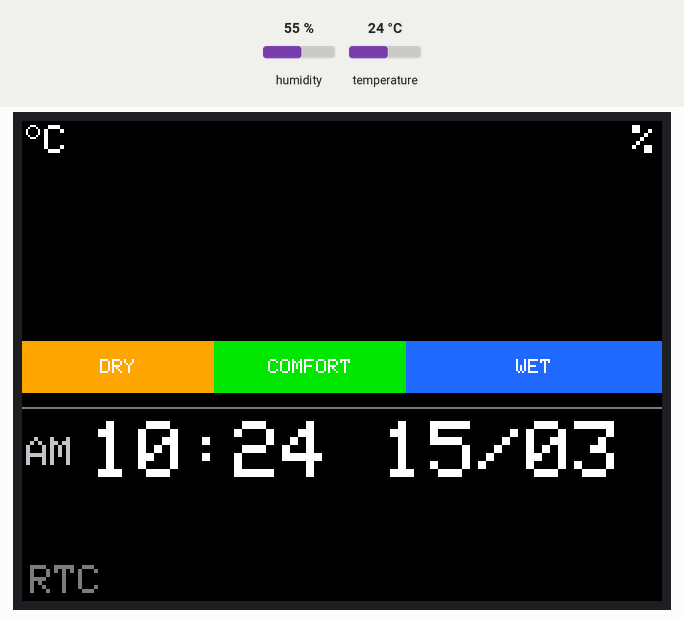
Simulated run of this sketch. Board: ESP32. Shown: 320×240 colour display. Wiring (inferred from the names in the program): DS3231 clock at I2C address 0x68. Inputs (shaded band) come from the test bench; at power-on: humidity 55 %, temperature 24 °C. The local clock reads 2024-03-15 10:24:30 at power-on unless the sketch sets it; nothing arrives over Bluetooth unless stated; a phone connects over Bluetooth LE 3 s after start; what the sketch prints to the serial monitor is not drawn.

Above: at 1.7 s.
1.8 s: humidity set to 22 %
At 6.4 s:
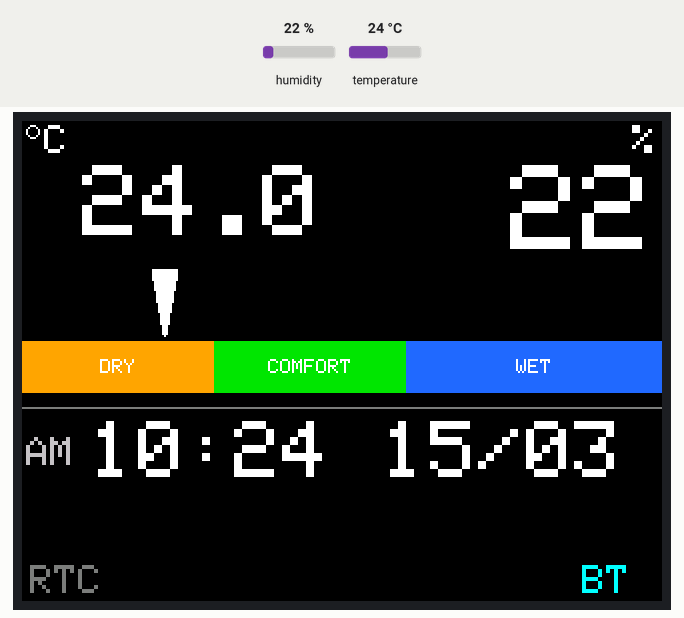
7.5 s: temperature set to 12 °C
At 11.2 s:
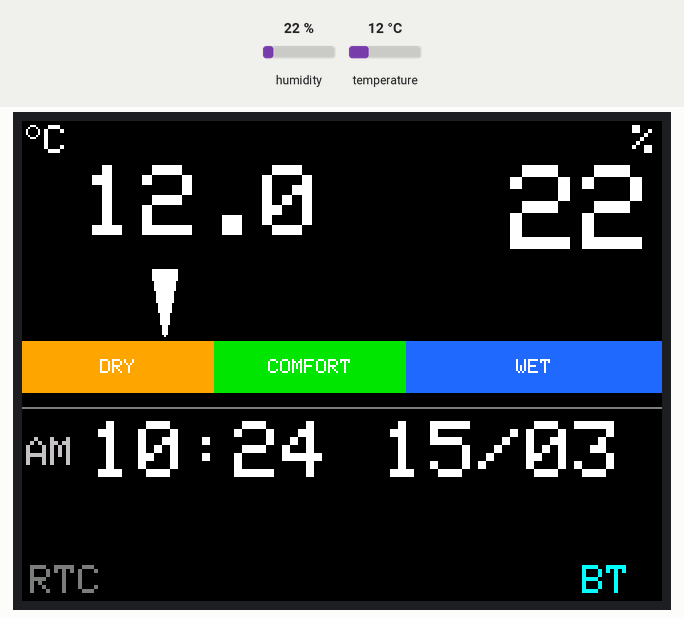
11.5 s: humidity set to 40 %
At 15.9 s:
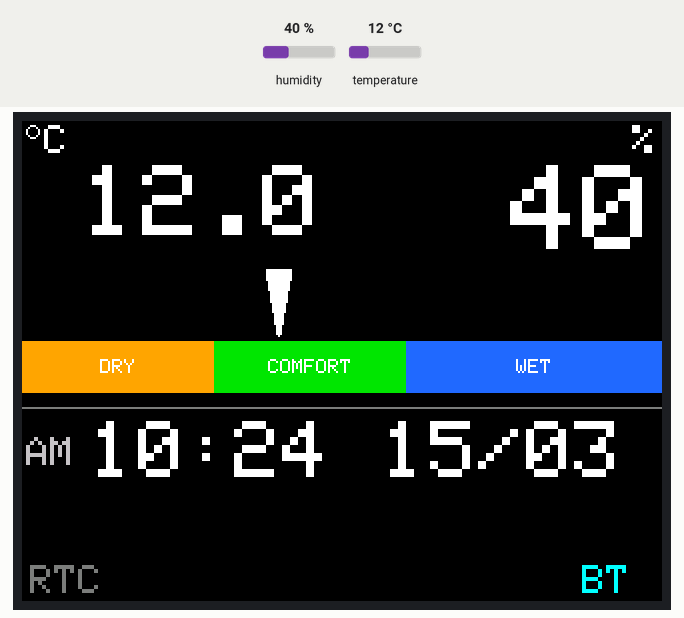
16.6 s: temperature set to 19 °C
At 31.2 s:
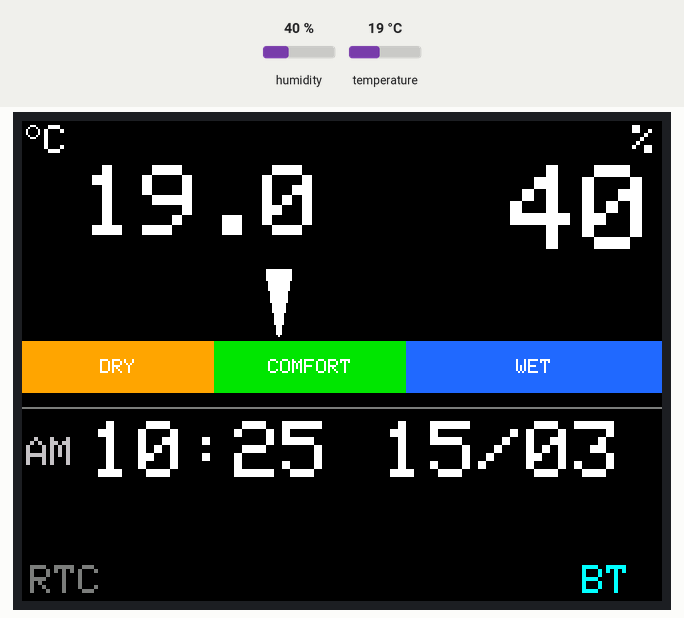
Timing chart, 0 to 32.5 s (numbered marks = the images above; inputs shaded):
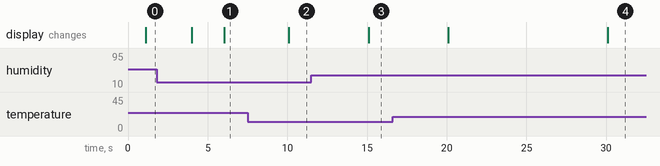

Measured:
- after the input at 7.5 s, the display: changes after 2.6 s (image 2)
- after the input at 11.5 s, the display: changes after 3.6 s (image 3)
- after the input at 16.6 s, the display: first changes after 3.5 s (image 4 shows a later state)

The sketch:

environment_monitor.ino
```cpp
#include <SPI.h>
#include <Adafruit_GFX.h>
#include <Adafruit_ILI9341.h>
#include <NimBLEDevice.h>
#include <time.h>
#include <sys/time.h>
#include <Wire.h>
#include <Adafruit_SHT4x.h>

// ── Pins ──────────────────────────────────────────────────────────
#define PIN_SDA  5
#define PIN_SCL  6
#define TFT_CS   10
#define TFT_DC    9
#define TFT_MOSI 11
#define TFT_SCK  13
#define TFT_RST   8
#define TFT_MISO 12

// ── Timezone ──────────────────────────────────────────────────────
// RTC i sistemski sat drže UTC; lokalno vrijeme se računa preko TZ.
#define TZ_INFO  "CET-1CEST,M3.5.0,M10.5.0/3"

// ── RTC (DS3231M, I2C) ────────────────────────────────────────────
#define RTC_ADDR        0x68
#define RTC_REG_TIME    0x00
#define RTC_REG_CONTROL 0x0E
#define RTC_REG_STATUS  0x0F
#define RTC_OSF         0x80     // Oscillator Stop Flag (vrijeme nevažeće)
#define RTC_EOSC        0x80     // Control: 1 = oscilator stoji na bateriji
#define RTC_RESYNC_MS   3600000UL // svaki sat sistemski sat prema RTC-u

// Važeći raspon vremena: 2024-01-01 .. 2100-01-01 (UTC)
// (gornja granica hvata npr. epoch u milisekundama)
#define TIME_VALID_MIN  1704067200LL
#define TIME_VALID_MAX  4102444800LL

// ── Comfort bar colors (RGB565) ───────────────────────────────────
#define COLOR_DRY     0xFD20   // amber  (255, 165,   0)
#define COLOR_COMFORT 0x0720   // green  (  0, 228,   0)
#define COLOR_WET     0x235F   // blue   ( 32, 104, 248)

// ── BLE UUIDs ─────────────────────────────────────────────────────
#define BLE_SVC  "12345678-1234-5678-1234-56789abcdef0"
#define BLE_TIME "12345678-1234-5678-1234-56789abcdef1"   // write: postavi vrijeme, read: trenutni epoch
#define BLE_STAT "12345678-1234-5678-1234-56789abcdef2"   // read/notify: status

// ── Globals ───────────────────────────────────────────────────────
Adafruit_ILI9341 tft(&SPI, TFT_DC, TFT_CS, TFT_RST);   // hardware SPI
Adafruit_SHT4x   sht4;

bool  sensorOk     = false;
bool  rtcOk        = false;
float tempC        = NAN;
float rhPct        = NAN;

volatile bool bleConnected = false;
// BLE callback (NimBLE task) → loop(); 64-bit vrijednost pa ide pod lock
portMUX_TYPE  timeMux      = portMUX_INITIALIZER_UNLOCKED;
bool          timePending  = false;
int64_t       pendingEpoch = 0;

NimBLECharacteristic* charStat = nullptr;

// ── Helpers ───────────────────────────────────────────────────────
static void bleNotify(const char* msg) {
    if (charStat) { charStat->setValue(msg); charStat->notify(); }
}

static bool timeValid() {
    time_t now = time(nullptr);
    return now >= TIME_VALID_MIN && now < TIME_VALID_MAX;
}

static void setSystemTime(time_t epoch) {
    struct timeval tv = { .tv_sec = epoch, .tv_usec = 0 };
    settimeofday(&tv, nullptr);
}

// print centered text — bg color overwrites old text, no fillScreen needed
static void printCenter(const char* str, int16_t y, uint8_t sz,
                        uint16_t fg, uint16_t bg = ILI9341_BLACK) {
    tft.setTextSize(sz);
    tft.setTextColor(fg, bg);
    int16_t x1, y1; uint16_t w, h;
    tft.getTextBounds(str, 0, y, &x1, &y1, &w, &h);
    tft.setCursor((320 - (int16_t)w) / 2, y);
    tft.print(str);
}

// ── DS3231M ───────────────────────────────────────────────────────
static uint8_t bcd2bin(uint8_t v) { return (v >> 4) * 10 + (v & 0x0F); }
static uint8_t bin2bcd(uint8_t v) { return ((v / 10) << 4) | (v % 10); }

// dani od 1970-01-01 za (y, m, d) — proleptički gregorijanski (H. Hinnant)
static long daysFromCivil(int y, unsigned m, unsigned d) {
    y -= m <= 2;
    const long era = (y >= 0 ? y : y - 399) / 400;
    const unsigned yoe = (unsigned)(y - era * 400);
    const unsigned doy = (153 * (m + (m > 2 ? -3 : 9)) + 2) / 5 + d - 1;
    const unsigned doe = yoe * 365 + yoe / 4 - yoe / 100 + doy;
    return era * 146097 + (long)doe - 719468;
}

static bool rtcReadReg(uint8_t reg, uint8_t* buf, uint8_t len) {
    Wire.beginTransmission(RTC_ADDR);
    Wire.write(reg);
    if (Wire.endTransmission(false) != 0) return false;
    if (Wire.requestFrom((uint8_t)RTC_ADDR, len) != len) return false;
    for (uint8_t i = 0; i < len; i++) buf[i] = Wire.read();
    return true;
}

static bool rtcWriteReg(uint8_t reg, const uint8_t* buf, uint8_t len) {
    Wire.beginTransmission(RTC_ADDR);
    Wire.write(reg);
    Wire.write(buf, len);
    return Wire.endTransmission() == 0;
}

static bool rtcProbe() {
    Wire.beginTransmission(RTC_ADDR);
    return Wire.endTransmission() == 0;
}

// Vraća UTC epoch ili -1 ako RTC nema važeće vrijeme (OSF ili I2C greška)
static time_t rtcRead() {
    uint8_t st;
    if (!rtcReadReg(RTC_REG_STATUS, &st, 1) || (st & RTC_OSF)) return -1;
    uint8_t r[7];
    if (!rtcReadReg(RTC_REG_TIME, r, 7)) return -1;
    int sec  = bcd2bin(r[0] & 0x7F);
    int min  = bcd2bin(r[1] & 0x7F);
    int hour;
    if (r[2] & 0x40) {                       // 12h mod (ne bismo trebali, ali za svaki slučaj)
        hour = bcd2bin(r[2] & 0x1F) % 12;
        if (r[2] & 0x20) hour += 12;
    } else {
        hour = bcd2bin(r[2] & 0x3F);
    }
    int day  = bcd2bin(r[4] & 0x3F);
    int mon  = bcd2bin(r[5] & 0x1F);
    int year = 2000 + bcd2bin(r[6]) + ((r[5] & 0x80) ? 100 : 0);
    if (mon < 1 || mon > 12 || day < 1 || day > 31 || hour > 23 || min > 59 || sec > 59)
        return -1;
    return (time_t)daysFromCivil(year, mon, day) * 86400L + hour * 3600L + min * 60L + sec;
}

static bool rtcWrite(time_t epoch) {
    struct tm u;
    gmtime_r(&epoch, &u);
    int yr = u.tm_year + 1900 - 2000;
    if (yr < 0 || yr > 199) return false;
    uint8_t r[7] = {
        bin2bcd(u.tm_sec),
        bin2bcd(u.tm_min),
        bin2bcd(u.tm_hour),                          // 24h mod
        (uint8_t)(u.tm_wday == 0 ? 7 : u.tm_wday),   // 1..7
        bin2bcd(u.tm_mday),
        (uint8_t)(bin2bcd(u.tm_mon + 1) | (yr >= 100 ? 0x80 : 0)),
        bin2bcd(yr % 100),
    };
    if (!rtcWriteReg(RTC_REG_TIME, r, 7)) return false;
    // EOSC=0 → oscilator radi i na bateriji
    uint8_t ctl;
    if (rtcReadReg(RTC_REG_CONTROL, &ctl, 1) && (ctl & RTC_EOSC)) {
        ctl &= ~RTC_EOSC;
        if (!rtcWriteReg(RTC_REG_CONTROL, &ctl, 1)) return false;
    }
    // obriši OSF (i ostale flagove), ostavi 32kHz izlaz ugašen
    uint8_t st = 0x00;
    return rtcWriteReg(RTC_REG_STATUS, &st, 1);
}

// Sistemski sat ← RTC (ako RTC postoji i ima važeće vrijeme)
static bool syncFromRtc() {
    if (!rtcOk) return false;
    time_t e = rtcRead();
    if (e < TIME_VALID_MIN || e >= TIME_VALID_MAX) return false;
    setSystemTime(e);
    return true;
}

// ── BLE ───────────────────────────────────────────────────────────
// Prihvaćeni formati upisa u BLE_TIME:
//   "1763650000"            → Unix epoch (UTC, sekunde)
//   "2026-11-20 14:30:00"   → lokalno vrijeme (CET/CEST), sekunde opcionalne
// Vraća epoch (UTC) ili -1 ako format ne valja; raspon provjerava pozivatelj
static int64_t parseTime(const std::string& raw) {
    String s = String(raw.c_str());
    s.trim();
    if (s.isEmpty()) return -1;

    bool allDigits = true;
    for (size_t i = 0; i < s.length(); i++)
        if (!isDigit(s[i])) { allDigits = false; break; }
    if (allDigits) {
        if (s.length() > 12) return -1;          // ms epoch i slično — ne pokušavaj
        return strtoll(s.c_str(), nullptr, 10);
    }

    int Y, M, D, h, m, sec = 0;
    int n = sscanf(s.c_str(), "%d-%d-%d%*[ T]%d:%d:%d", &Y, &M, &D, &h, &m, &sec);
    if (n < 5) return -1;
    if (M < 1 || M > 12 || D < 1 || D > 31 || h > 23 || m > 59 || sec > 59) return -1;
    struct tm t = {};
    t.tm_year  = Y - 1900;
    t.tm_mon   = M - 1;
    t.tm_mday  = D;
    t.tm_hour  = h;
    t.tm_min   = m;
    t.tm_sec   = sec;
    t.tm_isdst = -1;                 // neka mktime sam odredi CET/CEST
    return (int64_t)mktime(&t);
}

struct TimeCB : NimBLECharacteristicCallbacks {
    void onWrite(NimBLECharacteristic* c, NimBLEConnInfo&) override {
        int64_t e = parseTime(c->getValue());
        if (e < TIME_VALID_MIN || e >= TIME_VALID_MAX) { bleNotify("err:format"); return; }
        // I2C/RTC radimo u loop(), ne u BLE tasku (dijeli bus sa SHT4x)
        portENTER_CRITICAL(&timeMux);
        pendingEpoch = e;
        timePending  = true;
        portEXIT_CRITICAL(&timeMux);
    }
    void onRead(NimBLECharacteristic* c, NimBLEConnInfo&) override {
        char buf[24];
        snprintf(buf, sizeof(buf), "%lld", timeValid() ? (long long)time(nullptr) : 0LL);
        c->setValue(buf);
    }
};

struct SrvCB : NimBLEServerCallbacks {
    void onConnect(NimBLEServer*, NimBLEConnInfo&) override { bleConnected = true; }
    void onDisconnect(NimBLEServer*, NimBLEConnInfo&, int) override {
        bleConnected = false;
        NimBLEDevice::startAdvertising();
    }
};

static void initBLE() {
    NimBLEDevice::init("EnvMonitor");
    NimBLEDevice::setPower(ESP_PWR_LVL_P9);
    auto* srv = NimBLEDevice::createServer();
    srv->setCallbacks(new SrvCB());
    auto* svc = srv->createService(BLE_SVC);
    auto* chTime = svc->createCharacteristic(
        BLE_TIME, NIMBLE_PROPERTY::READ | NIMBLE_PROPERTY::WRITE);
    chTime->setCallbacks(new TimeCB());
    charStat = svc->createCharacteristic(
        BLE_STAT, NIMBLE_PROPERTY::READ | NIMBLE_PROPERTY::NOTIFY);
    charStat->setValue(rtcOk ? "ready:rtc" : "ready:local");

    // Put name + service UUID in advertisement data (not scan response) so
    // Android 12+ passive BLE scan (neverForLocation) can discover the device.
    NimBLEAdvertising* pAdv = NimBLEDevice::getAdvertising();
    pAdv->setName("EnvMonitor");
    pAdv->addServiceUUID(BLE_SVC);
    pAdv->start();
}

// Obradi vrijeme primljeno preko BLE-a (poziva se iz loop())
static void applyPendingTime() {
    portENTER_CRITICAL(&timeMux);
    bool pending = timePending;
    time_t e     = (time_t)pendingEpoch;
    timePending  = false;
    portEXIT_CRITICAL(&timeMux);
    if (!pending) return;
    setSystemTime(e);

    if (!rtcOk) rtcOk = rtcProbe();          // možda je RTC naknadno spojen
    if (rtcOk && rtcWrite(e)) {
        bleNotify("ok:rtc");
        Serial.printf("Vrijeme postavljeno (RTC): %lld\n", (long long)e);
    } else {
        rtcOk = false;
        bleNotify("ok:local");
        Serial.printf("Vrijeme postavljeno (lokalno, bez RTC): %lld\n", (long long)e);
    }
}

// ── Display ───────────────────────────────────────────────────────
static void drawMain() {
    struct tm t;
    bool timeOk = timeValid();
    if (timeOk) { time_t now = time(nullptr); localtime_r(&now, &t); }

    // ── Static frame (drawn once) ─────────────────────────────────
    static bool frameDrawn = false;
    if (!frameDrawn) {
        tft.fillScreen(ILI9341_BLACK);
        // °C: small circle + "C" in top-left
        tft.drawCircle(5, 5, 3, ILI9341_WHITE);
        tft.setTextSize(2); tft.setTextColor(ILI9341_WHITE, ILI9341_BLACK);
        tft.setCursor(11, 2); tft.print("C");
        // "%" in top-right
        tft.setCursor(305, 2); tft.print("%");
        // separator above bottom row
        tft.drawFastHLine(0, 143, 320, ILI9341_DARKGREY);
        frameDrawn = true;
    }

    // ── Temperature (textSize 5, left) ────────────────────────────
    static float lastTemp = NAN;
    bool tempChanged = (isnan(tempC) != isnan(lastTemp)) ||
                       (!isnan(tempC) && fabsf(tempC - lastTemp) >= 0.05f);
    if (tempChanged) {
        lastTemp = tempC;
        char buf[8];
        if (isnan(tempC)) strcpy(buf, " --.-");
        else              snprintf(buf, sizeof(buf), "%5.1f", tempC);
        tft.setTextSize(5); tft.setTextColor(ILI9341_WHITE, ILI9341_BLACK);
        tft.setCursor(0, 22);
        tft.print(buf);
    }

    // ── Humidity (textSize 6, right-aligned) ──────────────────────
    static float lastRh = NAN;
    bool rhChanged = (isnan(rhPct) != isnan(lastRh)) ||
                     (!isnan(rhPct) && fabsf(rhPct - lastRh) >= 0.05f);
    if (rhChanged) {
        lastRh = rhPct;
        char buf[5];
        if (isnan(rhPct)) strcpy(buf, "--");
        else              snprintf(buf, sizeof(buf), "%.0f", rhPct);
        tft.fillRect(170, 22, 148, 50, ILI9341_BLACK);
        tft.setTextSize(6); tft.setTextColor(ILI9341_WHITE, ILI9341_BLACK);
        int16_t x1, y1; uint16_t w, h;
        tft.getTextBounds(buf, 170, 22, &x1, &y1, &w, &h);
        tft.setCursor(316 - (int16_t)w, 22);
        tft.print(buf);
    }

    // ── Comfort bar + humidity marker ─────────────────────────────
    // Redrawn only when humidity changes by ≥0.5% or on first draw
    static float lastRhBar = NAN;
    static bool  barDrawn  = false;
    bool barChanged = !barDrawn ||
                      (isnan(rhPct) != isnan(lastRhBar)) ||
                      (!isnan(rhPct) && fabsf(rhPct - lastRhBar) >= 0.5f);
    if (barChanged) {
        barDrawn  = true;
        lastRhBar = rhPct;
        // Clear marker zone between temp text and bar
        tft.fillRect(0, 73, 320, 36, ILI9341_BLACK);
        // Bar segments: DRY 0–30%, COMFORT 30–60%, WET 60–100%
        const int16_t BY = 110, BH = 26;
        const int16_t dryW = 96, compW = 96, wetW = 128;
        tft.fillRect(0,              BY, dryW,  BH, COLOR_DRY);
        tft.fillRect(dryW,           BY, compW, BH, COLOR_COMFORT);
        tft.fillRect(dryW + compW,   BY, wetW,  BH, COLOR_WET);
        tft.setTextSize(1);
        tft.setTextColor(ILI9341_WHITE, COLOR_DRY);
        tft.setCursor(dryW / 2 - 9,              BY + 9); tft.print("DRY");
        tft.setTextColor(ILI9341_WHITE, COLOR_COMFORT);
        tft.setCursor(dryW + compW / 2 - 21,     BY + 9); tft.print("COMFORT");
        tft.setTextColor(ILI9341_WHITE, COLOR_WET);
        tft.setCursor(dryW + compW + wetW / 2 - 9, BY + 9); tft.print("WET");
        // Triangle marker pointing down toward bar
        if (!isnan(rhPct)) {
            int16_t mx = constrain((int16_t)(rhPct / 100.0f * 316.0f + 2.0f), 6, 314);
            tft.fillTriangle(mx - 6, 74, mx + 6, 74, mx, 107, ILI9341_WHITE);
        }
    }

    // ── Clock (HH:MM, bottom-left) ────────────────────────────────
    // -1 = još ništa nacrtano, -2 = prikazano "--:--"
    static int8_t lastMin = -1, lastHour = -1;
    if (timeOk && (t.tm_min != lastMin || t.tm_hour != lastHour)) {
        lastMin = t.tm_min; lastHour = t.tm_hour;
        tft.setTextSize(2); tft.setTextColor(ILI9341_LIGHTGREY, ILI9341_BLACK);
        tft.setCursor(2, 158); tft.print(t.tm_hour < 12 ? "AM" : "PM");
        char tbuf[6];
        int h12 = t.tm_hour % 12; if (h12 == 0) h12 = 12;
        snprintf(tbuf, sizeof(tbuf), "%02d:%02d", h12, t.tm_min);
        tft.setTextSize(4); tft.setTextColor(ILI9341_WHITE, ILI9341_BLACK);
        tft.setCursor(34, 150); tft.print(tbuf);
    } else if (!timeOk && lastMin != -2) {
        lastMin = -2; lastHour = -1;
        tft.fillRect(0, 148, 160, 36, ILI9341_BLACK);
        tft.setTextSize(4); tft.setTextColor(ILI9341_DARKGREY, ILI9341_BLACK);
        tft.setCursor(34, 150); tft.print("--:--");
    }

    // ── Date (DD/MM, bottom-right) ────────────────────────────────
    static int8_t lastDay = -1, lastMon = -1;
    if (timeOk && (t.tm_mday != lastDay || t.tm_mon != lastMon)) {
        lastDay = t.tm_mday; lastMon = t.tm_mon;
        char dbuf[6];
        snprintf(dbuf, sizeof(dbuf), "%02d/%02d", t.tm_mday, t.tm_mon + 1);
        tft.setTextSize(4); tft.setTextColor(ILI9341_WHITE, ILI9341_BLACK);
        tft.setCursor(180, 150); tft.print(dbuf);
    } else if (!timeOk && lastDay != -2) {
        lastDay = -2; lastMon = -1;
        tft.setTextSize(4); tft.setTextColor(ILI9341_DARKGREY, ILI9341_BLACK);
        tft.setCursor(180, 150); tft.print("--/--");
    }

    // ── Status line (bottom): izvor vremena + BLE ────────────────
    // 0 = bez vremena, 1 = lokalno, 2 = RTC; +10 ako je BLE spojen
    static int8_t lastStatus = -1;
    int8_t status = (timeOk ? (rtcOk ? 2 : 1) : 0) + (bleConnected ? 10 : 0);
    if (status != lastStatus) {
        lastStatus = status;
        tft.fillRect(0, 218, 320, 22, ILI9341_BLACK);
        tft.setTextSize(2);
        tft.setCursor(4, 222);
        if (!timeOk) {
            tft.setTextColor(ILI9341_ORANGE, ILI9341_BLACK);
            tft.print("Postavi vrijeme (BLE)");
        } else if (rtcOk) {
            tft.setTextColor(ILI9341_DARKGREY, ILI9341_BLACK);
            tft.print("RTC");
        } else {
            tft.setTextColor(ILI9341_DARKGREY, ILI9341_BLACK);
            tft.print("bez RTC");
        }
        if (bleConnected) {
            tft.setTextColor(ILI9341_CYAN, ILI9341_BLACK);
            tft.setCursor(280, 222); tft.print("BT");
        }
    }
}

// ── Setup / Loop ──────────────────────────────────────────────────
void setup() {
    Serial.begin(115200);
    Wire.begin(PIN_SDA, PIN_SCL, 25000);

    setenv("TZ", TZ_INFO, 1);
    tzset();

    tft.begin();
    tft.setRotation(1);
    tft.fillScreen(ILI9341_BLACK);
    printCenter("EnvMonitor",    95,  3, ILI9341_WHITE);
    printCenter("pokretanje...", 135, 2, ILI9341_CYAN);

    sensorOk = sht4.begin(&Wire);
    if (sensorOk) sht4.setPrecision(SHT4X_HIGH_PRECISION);

    rtcOk = rtcProbe();
    if (rtcOk) {
        if (syncFromRtc()) Serial.println("RTC: vrijeme ucitano");
        else               Serial.println("RTC: pronaden, ali vrijeme nije postavljeno");
    } else {
        Serial.println("RTC: nije pronaden, vrijeme samo lokalno");
    }

    initBLE();
}

void loop() {
    static uint32_t lastDraw   = 0;
    static uint32_t lastSensor = 0;
    static uint32_t lastRtcSync = 0;

    applyPendingTime();

    // Povremeno ispravi drift ESP32 sata prema DS3231M
    if (rtcOk && millis() - lastRtcSync >= RTC_RESYNC_MS) {
        lastRtcSync = millis();
        syncFromRtc();
    }

    if (millis() - lastDraw >= 1000) {
        lastDraw = millis();
        drawMain();
    }

    if (sensorOk && millis() - lastSensor >= 5000) {
        lastSensor = millis();
        sensors_event_t h, tmp;
        if (sht4.getEvent(&h, &tmp)) {
            tempC = tmp.temperature;
            rhPct = h.relative_humidity;
        } else {
            tempC = rhPct = NAN;                 // senzor ne odgovara → "--"
        }
    }
}
```
